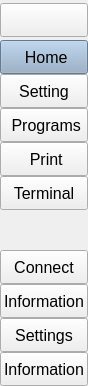
     <widget class="QCustomSlideMenu" name="leftMenuContainer" native="true">
      <property name="sizePolicy">
       <sizepolicy hsizetype="Fixed" vsizetype="Expanding">
        <horstretch>0</horstretch>
        <verstretch>0</verstretch>
       </sizepolicy>
      </property>
      <property name="maximumSize">
       <size>
        <width>45</width>
        <height>16777215</height>
       </size>
      </property>
      <layout class="QVBoxLayout" name="verticalLayout">
       <property name="spacing">
        <number>0</number>
       </property>
       <property name="leftMargin">
        <number>0</number>
       </property>
       <property name="topMargin">
        <number>0</number>
       </property>
       <property name="rightMargin">
        <number>0</number>
       </property>
       <property name="bottomMargin">
        <number>0</number>
       </property>
       <item>
        <widget class="QWidget" name="leftMenuSubContainer" native="true">
         <layout class="QVBoxLayout" name="verticalLayout_5">
          <property name="spacing">
           <number>0</number>
          </property>
          <property name="leftMargin">
           <number>0</number>
          </property>
          <property name="topMargin">
           <number>0</number>
          </property>
          <property name="rightMargin">
           <number>0</number>
          </property>
          <property name="bottomMargin">
           <number>0</number>
          </property>
          <item alignment="Qt::AlignmentFlag::AlignTop">
           <widget class="QFrame" name="topFrame">
            <property name="minimumSize">
             <size>
              <width>0</width>
              <height>40</height>
             </size>
            </property>
            <property name="frameShape">
             <enum>QFrame::Shape::NoFrame</enum>
            </property>
            <property name="frameShadow">
             <enum>QFrame::Shadow::Plain</enum>
            </property>
            <layout class="QVBoxLayout" name="verticalLayout_2" stretch="0">
             <property name="spacing">
              <number>0</number>
             </property>
             <property name="leftMargin">
              <number>0</number>
             </property>
             <property name="topMargin">
              <number>0</number>
             </property>
             <property name="rightMargin">
              <number>0</number>
             </property>
             <property name="bottomMargin">
              <number>0</number>
             </property>
             <item>
              <widget class="QPushButton" name="menuPushButton">
               <property name="minimumSize">
                <size>
                 <width>0</width>
                 <height>34</height>
                </size>
               </property>
               <property name="toolTip">
                <string>Menu</string>
               </property>
               <property name="text">
                <string/>
               </property>
               <property name="icon">
                <iconset resource="resources.qrc">
                 <normaloff>:/icons/icons/align-justify.svg</normaloff>:/icons/icons/align-justify.svg</iconset>
               </property>
               <property name="iconSize">
                <size>
                 <width>24</width>
                 <height>24</height>
                </size>
               </property>
              </widget>
             </item>
            </layout>
           </widget>
          </item>
          <item alignment="Qt::AlignmentFlag::AlignTop">
           <widget class="QFrame" name="middleFrame">
            <property name="minimumSize">
             <size>
              <width>0</width>
              <height>120</height>
             </size>
            </property>
            <property name="frameShape">
             <enum>QFrame::Shape::NoFrame</enum>
            </property>
            <property name="frameShadow">
             <enum>QFrame::Shadow::Plain</enum>
            </property>
            <layout class="QVBoxLayout" name="verticalLayout_3">
             <property name="spacing">
              <number>0</number>
             </property>
             <property name="leftMargin">
              <number>0</number>
             </property>
             <property name="topMargin">
              <number>0</number>
             </property>
             <property name="rightMargin">
              <number>0</number>
             </property>
             <property name="bottomMargin">
              <number>0</number>
             </property>
             <item>
              <widget class="QPushButton" name="homePushButton">
               <property name="minimumSize">
                <size>
                 <width>0</width>
                 <height>34</height>
                </size>
               </property>
               <property name="font">
                <font>
                 <pointsize>12</pointsize>
                </font>
               </property>
               <property name="toolTip">
                <string>Jog Page</string>
               </property>
               <property name="layoutDirection">
                <enum>Qt::LayoutDirection::LeftToRight</enum>
               </property>
               <property name="styleSheet">
                <string notr="true">background-color: rgb(144, 170, 197);</string>
               </property>
               <property name="text">
                <string> Home</string>
               </property>
               <property name="icon">
                <iconset resource="resources.qrc">
                 <normaloff>:/icons/icons/home.svg</normaloff>:/icons/icons/home.svg</iconset>
               </property>
               <property name="iconSize">
                <size>
                 <width>24</width>
                 <height>24</height>
                </size>
               </property>
              </widget>
             </item>
             <item>
              <widget class="QPushButton" name="laserPushButton">
               <property name="minimumSize">
                <size>
                 <width>0</width>
                 <height>34</height>
                </size>
               </property>
               <property name="font">
                <font>
                 <pointsize>12</pointsize>
                 <bold>false</bold>
                </font>
               </property>
               <property name="toolTip">
                <string>Setting Page</string>
               </property>
               <property name="text">
                <string>Setting</string>
               </property>
               <property name="icon">
                <iconset resource="resources.qrc">
                 <normaloff>:/icons/icons/tool.svg</normaloff>:/icons/icons/tool.svg</iconset>
               </property>
               <property name="iconSize">
                <size>
                 <width>24</width>
                 <height>24</height>
                </size>
               </property>
              </widget>
             </item>
             <item>
              <widget class="QPushButton" name="programsPushButton">
               <property name="minimumSize">
                <size>
                 <width>0</width>
                 <height>34</height>
                </size>
               </property>
               <property name="font">
                <font>
                 <pointsize>12</pointsize>
                </font>
               </property>
               <property name="toolTip">
                <string>Program Page</string>
               </property>
               <property name="text">
                <string> Programs</string>
               </property>
               <property name="icon">
                <iconset resource="resources.qrc">
                 <normaloff>:/icons/icons/list.svg</normaloff>:/icons/icons/list.svg</iconset>
               </property>
               <property name="iconSize">
                <size>
                 <width>24</width>
                 <height>24</height>
                </size>
               </property>
              </widget>
             </item>
             <item>
              <widget class="QPushButton" name="printPushButton">
               <property name="minimumSize">
                <size>
                 <width>0</width>
                 <height>34</height>
                </size>
               </property>
               <property name="font">
                <font>
                 <pointsize>12</pointsize>
                </font>
               </property>
               <property name="toolTip">
                <string>Print Page</string>
               </property>
               <property name="text">
                <string> Print</string>
               </property>
               <property name="icon">
                <iconset resource="resources.qrc">
                 <normaloff>:/icons/icons/printer.svg</normaloff>:/icons/icons/printer.svg</iconset>
               </property>
               <property name="iconSize">
                <size>
                 <width>24</width>
                 <height>24</height>
                </size>
               </property>
              </widget>
             </item>
             <item>
              <widget class="QPushButton" name="terminalPushButton">
               <property name="minimumSize">
                <size>
                 <width>0</width>
                 <height>34</height>
                </size>
               </property>
               <property name="font">
                <font>
                 <pointsize>12</pointsize>
                </font>
               </property>
               <property name="toolTip">
                <string>Terminal Page</string>
               </property>
               <property name="text">
                <string>Terminal</string>
               </property>
               <property name="icon">
                <iconset resource="resources.qrc">
                 <normaloff>:/icons/icons/monitor.svg</normaloff>:/icons/icons/monitor.svg</iconset>
               </property>
               <property name="iconSize">
                <size>
                 <width>24</width>
                 <height>24</height>
                </size>
               </property>
              </widget>
             </item>
            </layout>
           </widget>
          </item>
          <item>
           <spacer name="verticalSpacer">
            <property name="orientation">
             <enum>Qt::Orientation::Vertical</enum>
            </property>
            <property name="sizeHint" stdset="0">
             <size>
              <width>20</width>
              <height>40</height>
             </size>
            </property>
           </spacer>
          </item>
          <item alignment="Qt::AlignmentFlag::AlignBottom">
           <widget class="QFrame" name="bottomFrame">
            <property name="minimumSize">
             <size>
              <width>0</width>
              <height>120</height>
             </size>
            </property>
            <property name="frameShape">
             <enum>QFrame::Shape::NoFrame</enum>
            </property>
            <property name="frameShadow">
             <enum>QFrame::Shadow::Plain</enum>
            </property>
            <layout class="QVBoxLayout" name="verticalLayout_4">
             <property name="spacing">
              <number>0</number>
             </property>
             <property name="leftMargin">
              <number>0</number>
             </property>
             <property name="topMargin">
              <number>0</number>
             </property>
             <property name="rightMargin">
              <number>0</number>
             </property>
             <property name="bottomMargin">
              <number>0</number>
             </property>
             <item>
              <widget class="QPushButton" name="comPushButton">
               <property name="minimumSize">
                <size>
                 <width>0</width>
                 <height>34</height>
                </size>
               </property>
               <property name="font">
                <font>
                 <pointsize>12</pointsize>
                </font>
               </property>
               <property name="toolTip">
                <string>Com</string>
               </property>
               <property name="text">
                <string>Connect</string>
               </property>
               <property name="icon">
                <iconset resource="resources.qrc">
                 <normaloff>:/icons/icons/link.svg</normaloff>:/icons/icons/link.svg</iconset>
               </property>
               <property name="iconSize">
                <size>
                 <width>24</width>
                 <height>24</height>
                </size>
               </property>
              </widget>
             </item>
             <item>
              <widget class="QPushButton" name="blackcomPushButton">
               <property name="minimumSize">
                <size>
                 <width>0</width>
                 <height>34</height>
                </size>
               </property>
               <property name="font">
                <font>
                 <pointsize>12</pointsize>
                </font>
               </property>
               <property name="toolTip">
                <string>Info</string>
               </property>
               <property name="text">
                <string>Information</string>
               </property>
               <property name="icon">
                <iconset resource="resources.qrc">
                 <normaloff>:/icons/icons/link-2.svg</normaloff>:/icons/icons/link-2.svg</iconset>
               </property>
               <property name="iconSize">
                <size>
                 <width>24</width>
                 <height>24</height>
                </size>
               </property>
              </widget>
             </item>
             <item>
              <widget class="QPushButton" name="settingsPushButton">
               <property name="minimumSize">
                <size>
                 <width>0</width>
                 <height>34</height>
                </size>
               </property>
               <property name="font">
                <font>
                 <pointsize>12</pointsize>
                </font>
               </property>
               <property name="text">
                <string>Settings</string>
               </property>
               <property name="icon">
                <iconset resource="resources.qrc">
                 <normaloff>:/icons/icons/settings.svg</normaloff>:/icons/icons/settings.svg</iconset>
               </property>
               <property name="iconSize">
                <size>
                 <width>24</width>
                 <height>24</height>
                </size>
               </property>
              </widget>
             </item>
             <item>
              <widget class="QPushButton" name="infoPushButton">
               <property name="minimumSize">
                <size>
                 <width>0</width>
                 <height>34</height>
                </size>
               </property>
               <property name="font">
                <font>
                 <pointsize>12</pointsize>
                </font>
               </property>
               <property name="toolTip">
                <string>Info</string>
               </property>
               <property name="text">
                <string>Information</string>
               </property>
               <property name="icon">
                <iconset resource="resources.qrc">
                 <normaloff>:/icons/icons/info.svg</normaloff>:/icons/icons/info.svg</iconset>
               </property>
               <property name="iconSize">
                <size>
                 <width>24</width>
                 <height>24</height>
                </size>
               </property>
              </widget>
             </item>
            </layout>
           </widget>
          </item>
         </layout>
        </widget>
       </item>
      </layout>
     </widget>
